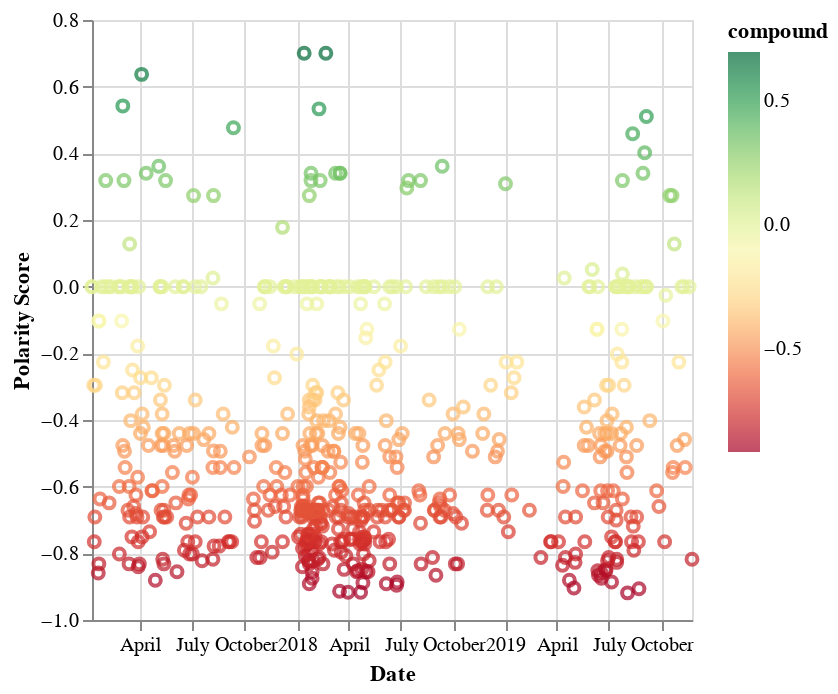

This figure's notebook cell:
### Code cell
scatter = alt.Chart(df.sample(n=615, random_state=1)).mark_point().encode(
    alt.X("DATE OF REPORT", axis=alt.Axis(title="Date")),
    y=alt.Y('compound', axis=alt.Axis(title="Polarity Score")),
    color=alt.Color('compound:Q', scale=alt.Scale(scheme='redyellowgreen')), 
    tooltip=['HEADLINE','compound:Q', 'DATE OF REPORT', 'LINK']
).properties(
    title="Polarity scores of Punch Newspaper Herdsmen Headlines (2017-2019)"
)

scatter

### Figure 1 — Vega-Lite specification as saved in the notebook (floating-point values rounded to 4 significant figures; data arrays with more than 128 entries replaced by an {"elided": "..."} marker saying what was removed)
{"config": {"view": {"continuousWidth": 300, "continuousHeight": 300}}, "data": {"name": "data-40246ea5ec6af557612f9e6ff99a0725"}, "mark": {"type": "point"}, "encoding": {"color": {"field": "compound", "scale": {"scheme": "redyellowgreen"}, "type": "quantitative"}, "tooltip": [{"field": "HEADLINE", "type": "nominal"}, {"field": "compound", "type": "quantitative"}, {"field": "DATE OF REPORT", "type": "temporal"}, {"field": "LINK", "type": "nominal"}], "x": {"axis": {"title": "Date"}, "field": "DATE OF REPORT", "type": "temporal"}, "y": {"axis": {"title": "Polarity Score"}, "field": "compound", "type": "quantitative"}}, "$schema": "https://vega.github.io/schema/vega-lite/v5.15.1.json", "datasets": {"data-40246ea5ec6af557612f9e6ff99a0725": {"elided": "615 records"}}}
